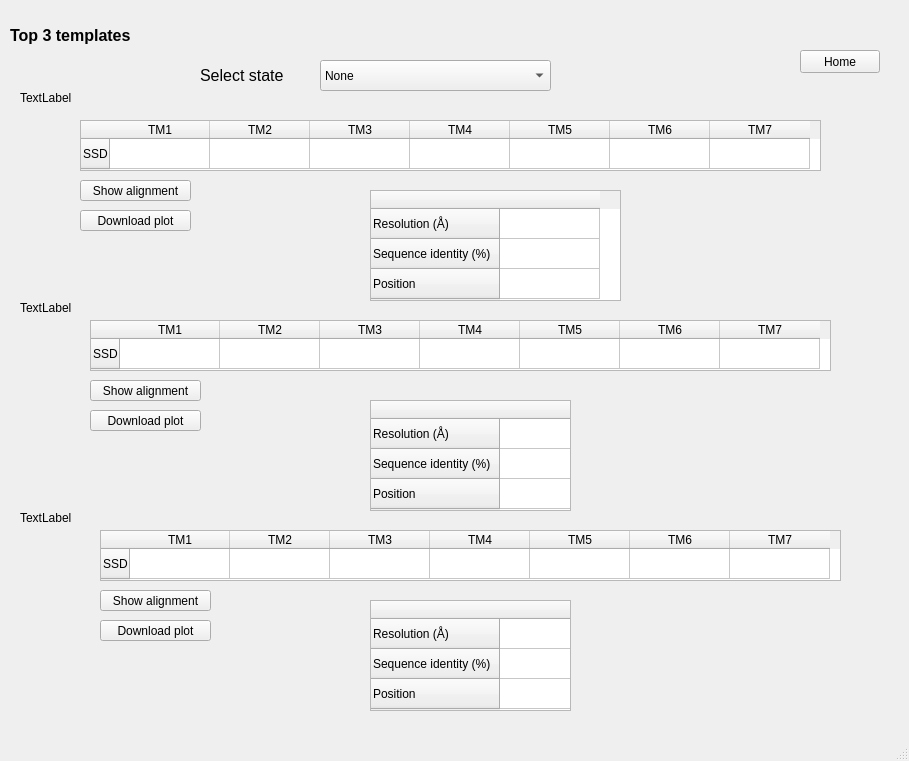
<?xml version="1.0" encoding="UTF-8"?>
<ui version="4.0">
 <class>SearchTemplate</class>
 <widget class="QMainWindow" name="SearchTemplate">
  <property name="geometry">
   <rect>
    <x>0</x>
    <y>0</y>
    <width>909</width>
    <height>761</height>
   </rect>
  </property>
  <property name="windowTitle">
   <string>MainWindow</string>
  </property>
  <widget class="QWidget" name="centralwidget">
   <widget class="QLabel" name="label">
    <property name="geometry">
     <rect>
      <x>10</x>
      <y>10</y>
      <width>241</width>
      <height>51</height>
     </rect>
    </property>
    <property name="text">
     <string>&lt;html&gt;&lt;head/&gt;&lt;body&gt;&lt;p&gt;&lt;span style=&quot; font-size:12pt; font-weight:600;&quot;&gt;Top 3 templates&lt;/span&gt;&lt;/p&gt;&lt;/body&gt;&lt;/html&gt;</string>
    </property>
   </widget>
   <widget class="QTableWidget" name="tableTemplate1">
    <property name="geometry">
     <rect>
      <x>80</x>
      <y>120</y>
      <width>741</width>
      <height>51</height>
     </rect>
    </property>
    <row>
     <property name="text">
      <string>SSD</string>
     </property>
    </row>
    <column>
     <property name="text">
      <string>TM1</string>
     </property>
    </column>
    <column>
     <property name="text">
      <string>TM2</string>
     </property>
    </column>
    <column>
     <property name="text">
      <string>TM3</string>
     </property>
    </column>
    <column>
     <property name="text">
      <string>TM4</string>
     </property>
    </column>
    <column>
     <property name="text">
      <string>TM5</string>
     </property>
    </column>
    <column>
     <property name="text">
      <string>TM6</string>
     </property>
    </column>
    <column>
     <property name="text">
      <string>TM7</string>
     </property>
    </column>
   </widget>
   <widget class="QLabel" name="template1">
    <property name="geometry">
     <rect>
      <x>20</x>
      <y>90</y>
      <width>59</width>
      <height>15</height>
     </rect>
    </property>
    <property name="text">
     <string>TextLabel</string>
    </property>
   </widget>
   <widget class="QTableWidget" name="tableTemplate1res">
    <property name="geometry">
     <rect>
      <x>370</x>
      <y>190</y>
      <width>251</width>
      <height>111</height>
     </rect>
    </property>
    <row>
     <property name="text">
      <string>Resolution (Å)</string>
     </property>
    </row>
    <row>
     <property name="text">
      <string>Sequence identity (%)</string>
     </property>
    </row>
    <row>
     <property name="text">
      <string>Position</string>
     </property>
    </row>
    <column>
     <property name="text">
      <string/>
     </property>
    </column>
    <item row="0" column="0">
     <property name="text">
      <string/>
     </property>
     <property name="font">
      <font>
       <pointsize>12</pointsize>
      </font>
     </property>
    </item>
   </widget>
   <widget class="QLabel" name="template2">
    <property name="geometry">
     <rect>
      <x>20</x>
      <y>300</y>
      <width>59</width>
      <height>15</height>
     </rect>
    </property>
    <property name="text">
     <string>TextLabel</string>
    </property>
   </widget>
   <widget class="QTableWidget" name="tableTemplate2">
    <property name="geometry">
     <rect>
      <x>90</x>
      <y>320</y>
      <width>741</width>
      <height>51</height>
     </rect>
    </property>
    <row>
     <property name="text">
      <string>SSD</string>
     </property>
    </row>
    <column>
     <property name="text">
      <string>TM1</string>
     </property>
    </column>
    <column>
     <property name="text">
      <string>TM2</string>
     </property>
    </column>
    <column>
     <property name="text">
      <string>TM3</string>
     </property>
    </column>
    <column>
     <property name="text">
      <string>TM4</string>
     </property>
    </column>
    <column>
     <property name="text">
      <string>TM5</string>
     </property>
    </column>
    <column>
     <property name="text">
      <string>TM6</string>
     </property>
    </column>
    <column>
     <property name="text">
      <string>TM7</string>
     </property>
    </column>
   </widget>
   <widget class="QTableWidget" name="tableTemplate2res">
    <property name="geometry">
     <rect>
      <x>370</x>
      <y>400</y>
      <width>201</width>
      <height>111</height>
     </rect>
    </property>
    <row>
     <property name="text">
      <string>Resolution (Å)</string>
     </property>
    </row>
    <row>
     <property name="text">
      <string>Sequence identity (%)</string>
     </property>
    </row>
    <row>
     <property name="text">
      <string>Position</string>
     </property>
    </row>
    <column>
     <property name="text">
      <string/>
     </property>
    </column>
    <item row="0" column="0">
     <property name="text">
      <string/>
     </property>
     <property name="font">
      <font>
       <pointsize>12</pointsize>
      </font>
     </property>
    </item>
   </widget>
   <widget class="QLabel" name="template3">
    <property name="geometry">
     <rect>
      <x>20</x>
      <y>510</y>
      <width>59</width>
      <height>15</height>
     </rect>
    </property>
    <property name="text">
     <string>TextLabel</string>
    </property>
   </widget>
   <widget class="QTableWidget" name="tableTemplate3">
    <property name="geometry">
     <rect>
      <x>100</x>
      <y>530</y>
      <width>741</width>
      <height>51</height>
     </rect>
    </property>
    <row>
     <property name="text">
      <string>SSD</string>
     </property>
    </row>
    <column>
     <property name="text">
      <string>TM1</string>
     </property>
    </column>
    <column>
     <property name="text">
      <string>TM2</string>
     </property>
    </column>
    <column>
     <property name="text">
      <string>TM3</string>
     </property>
    </column>
    <column>
     <property name="text">
      <string>TM4</string>
     </property>
    </column>
    <column>
     <property name="text">
      <string>TM5</string>
     </property>
    </column>
    <column>
     <property name="text">
      <string>TM6</string>
     </property>
    </column>
    <column>
     <property name="text">
      <string>TM7</string>
     </property>
    </column>
   </widget>
   <widget class="QTableWidget" name="tableTemplate3res">
    <property name="geometry">
     <rect>
      <x>370</x>
      <y>600</y>
      <width>201</width>
      <height>111</height>
     </rect>
    </property>
    <row>
     <property name="text">
      <string>Resolution (Å)</string>
     </property>
    </row>
    <row>
     <property name="text">
      <string>Sequence identity (%)</string>
     </property>
    </row>
    <row>
     <property name="text">
      <string>Position</string>
     </property>
    </row>
    <column>
     <property name="text">
      <string/>
     </property>
    </column>
    <item row="0" column="0">
     <property name="text">
      <string/>
     </property>
     <property name="font">
      <font>
       <pointsize>12</pointsize>
      </font>
     </property>
    </item>
   </widget>
   <widget class="QPushButton" name="align1">
    <property name="geometry">
     <rect>
      <x>80</x>
      <y>180</y>
      <width>111</width>
      <height>21</height>
     </rect>
    </property>
    <property name="toolTip">
     <string>&lt;html&gt;&lt;head/&gt;&lt;body&gt;&lt;p&gt;Show TM wise alignment between target sequence and selected template&lt;/p&gt;&lt;/body&gt;&lt;/html&gt;</string>
    </property>
    <property name="text">
     <string>Show alignment</string>
    </property>
   </widget>
   <widget class="QPushButton" name="align2">
    <property name="geometry">
     <rect>
      <x>90</x>
      <y>380</y>
      <width>111</width>
      <height>21</height>
     </rect>
    </property>
    <property name="toolTip">
     <string>&lt;html&gt;&lt;head/&gt;&lt;body&gt;&lt;p&gt;Show TM wise alignment between target sequence and selected template&lt;/p&gt;&lt;/body&gt;&lt;/html&gt;</string>
    </property>
    <property name="text">
     <string>Show alignment</string>
    </property>
   </widget>
   <widget class="QPushButton" name="align3">
    <property name="geometry">
     <rect>
      <x>100</x>
      <y>590</y>
      <width>111</width>
      <height>21</height>
     </rect>
    </property>
    <property name="toolTip">
     <string>&lt;html&gt;&lt;head/&gt;&lt;body&gt;&lt;p&gt;Show TM wise alignment between target sequence and selected template&lt;/p&gt;&lt;/body&gt;&lt;/html&gt;</string>
    </property>
    <property name="text">
     <string>Show alignment</string>
    </property>
   </widget>
   <widget class="QPushButton" name="homeButton">
    <property name="geometry">
     <rect>
      <x>800</x>
      <y>50</y>
      <width>80</width>
      <height>23</height>
     </rect>
    </property>
    <property name="text">
     <string>Home</string>
    </property>
   </widget>
   <widget class="QPushButton" name="plot1">
    <property name="geometry">
     <rect>
      <x>80</x>
      <y>210</y>
      <width>111</width>
      <height>21</height>
     </rect>
    </property>
    <property name="toolTip">
     <string>&lt;html&gt;&lt;head/&gt;&lt;body&gt;&lt;p&gt;Show TM wise alignment between target sequence and selected template&lt;/p&gt;&lt;/body&gt;&lt;/html&gt;</string>
    </property>
    <property name="text">
     <string>Download plot</string>
    </property>
   </widget>
   <widget class="QPushButton" name="plot2">
    <property name="geometry">
     <rect>
      <x>90</x>
      <y>410</y>
      <width>111</width>
      <height>21</height>
     </rect>
    </property>
    <property name="toolTip">
     <string>&lt;html&gt;&lt;head/&gt;&lt;body&gt;&lt;p&gt;Show TM wise alignment between target sequence and selected template&lt;/p&gt;&lt;/body&gt;&lt;/html&gt;</string>
    </property>
    <property name="text">
     <string>Download plot</string>
    </property>
   </widget>
   <widget class="QPushButton" name="plot3">
    <property name="geometry">
     <rect>
      <x>100</x>
      <y>620</y>
      <width>111</width>
      <height>21</height>
     </rect>
    </property>
    <property name="toolTip">
     <string>&lt;html&gt;&lt;head/&gt;&lt;body&gt;&lt;p&gt;Show TM wise alignment between target sequence and selected template&lt;/p&gt;&lt;/body&gt;&lt;/html&gt;</string>
    </property>
    <property name="text">
     <string>Download plot</string>
    </property>
   </widget>
   <widget class="QComboBox" name="comboBox">
    <property name="geometry">
     <rect>
      <x>320</x>
      <y>60</y>
      <width>231</width>
      <height>31</height>
     </rect>
    </property>
    <item>
     <property name="text">
      <string>None</string>
     </property>
    </item>
    <item>
     <property name="text">
      <string>Ative</string>
     </property>
    </item>
    <item>
     <property name="text">
      <string>Inative</string>
     </property>
    </item>
    <item>
     <property name="text">
      <string>Intermediate</string>
     </property>
    </item>
   </widget>
   <widget class="QLabel" name="label_2">
    <property name="geometry">
     <rect>
      <x>200</x>
      <y>60</y>
      <width>111</width>
      <height>31</height>
     </rect>
    </property>
    <property name="font">
     <font>
      <pointsize>12</pointsize>
     </font>
    </property>
    <property name="text">
     <string>Select state</string>
    </property>
   </widget>
  </widget>
  <widget class="QMenuBar" name="menubar">
   <property name="geometry">
    <rect>
     <x>0</x>
     <y>0</y>
     <width>909</width>
     <height>20</height>
    </rect>
   </property>
  </widget>
  <widget class="QStatusBar" name="statusbar"/>
 </widget>
 <resources/>
 <connections/>
</ui>
